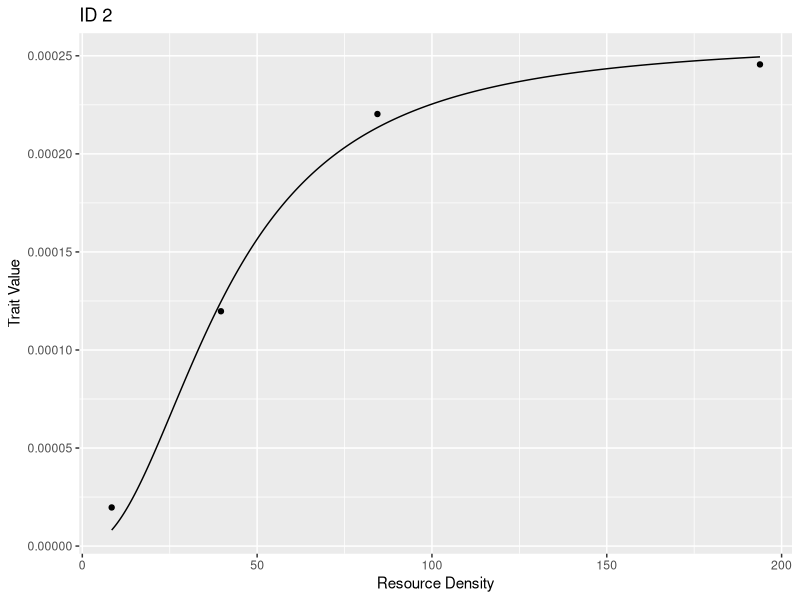
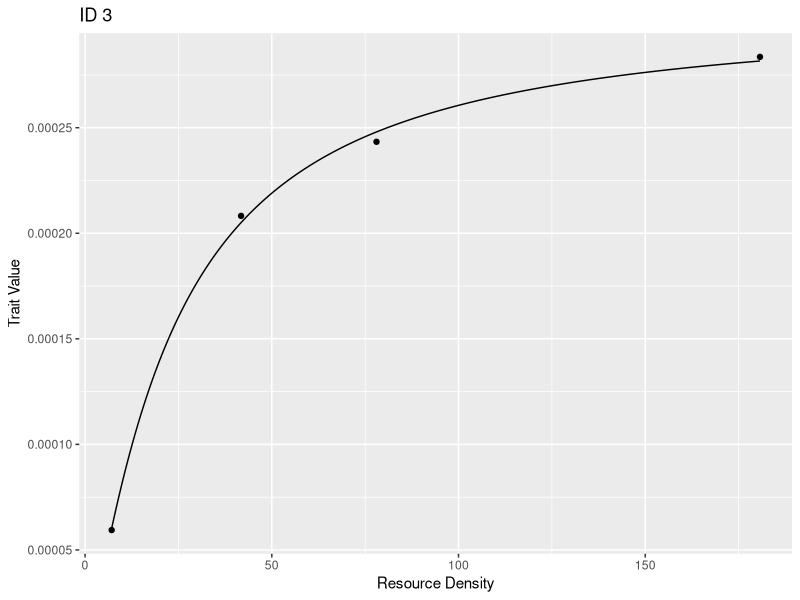
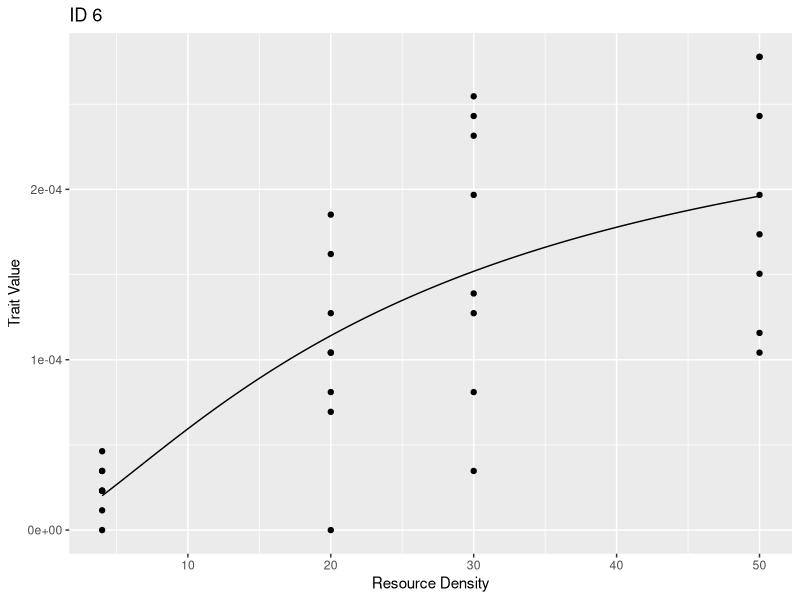
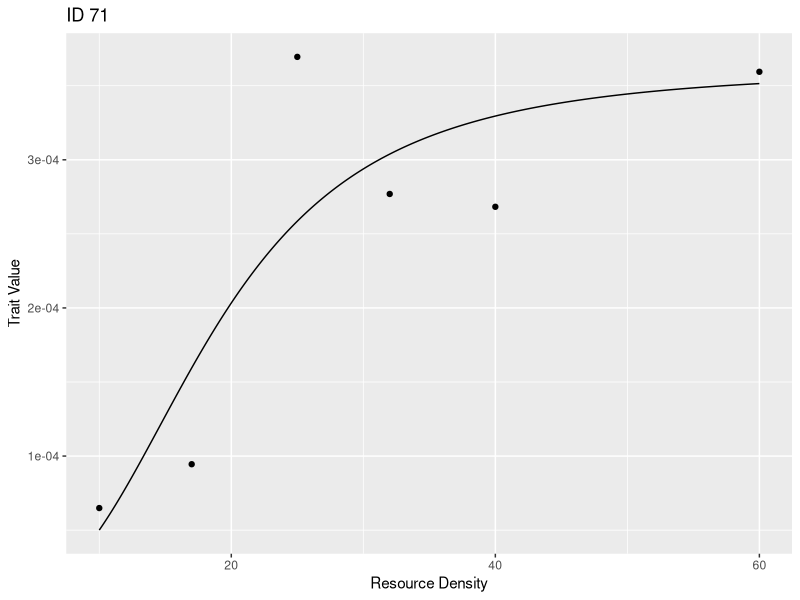
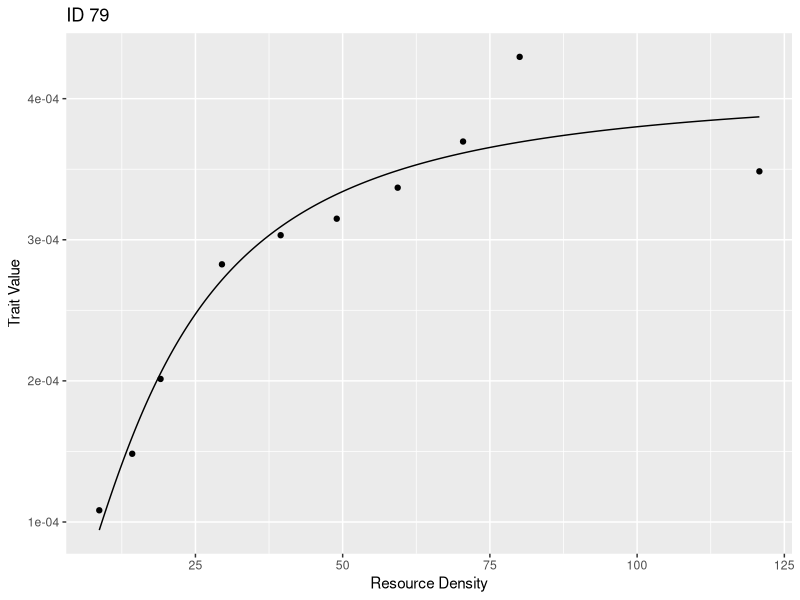
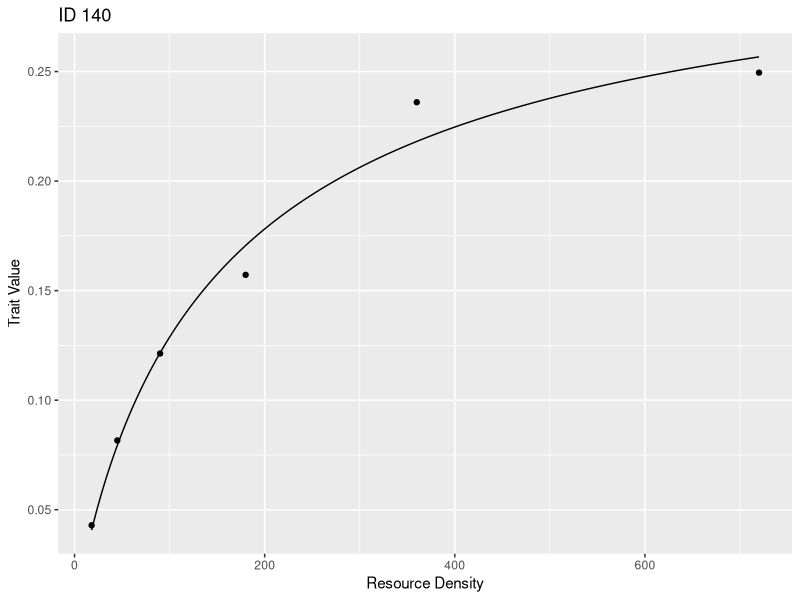
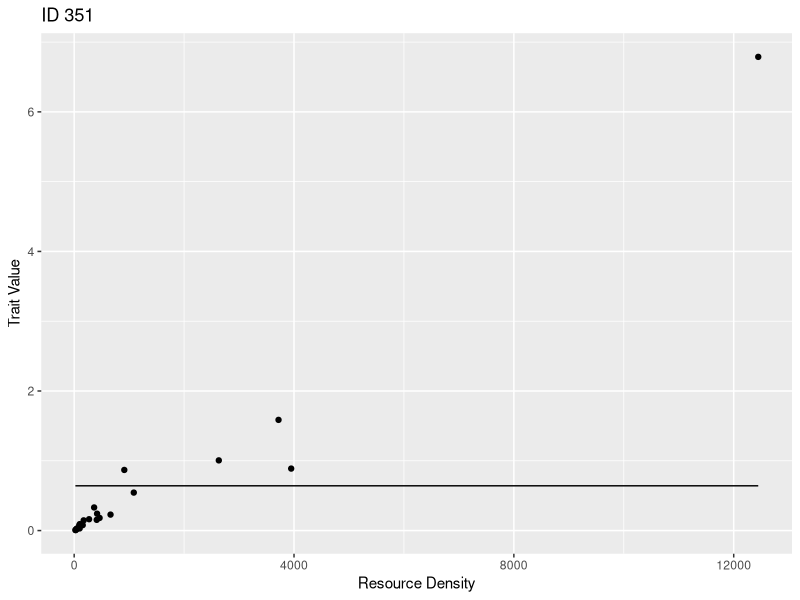
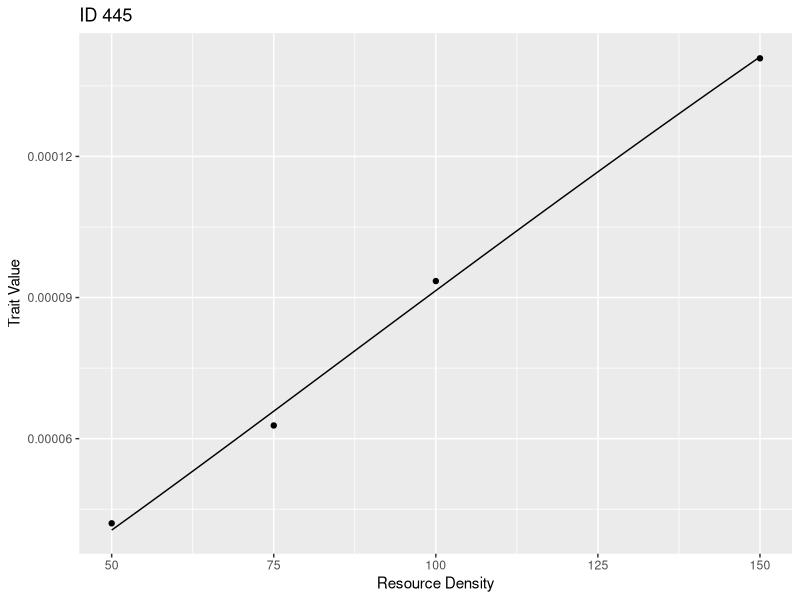

The R script that drew these images, in order:
################# PLotting Data and Fits ####################

# load packages
library(ggplot2)

# define Holling function to plotting
GFR <- function (a, q, h, x) {
  return (a * (x ^ (q + 1)) / (1 + h * a * (x) ^ (q + 1)))
}

fits <- read.csv("../Data/crd_fits_GFR.csv")
fits <- subset(fits, !is.na(fits$Fit_a))
# check which datasets had no polynomial fitted
# nofits <- subset(fits, is.na(fits$Fit_a))
#for (i in dropd_IDs) {
#dropd_IDs <- c(unique(nofits$ID))
#  p <- subset(nofits, nofits$ID == i) # subset and plot the data by ID
#  print(qplot(x = p$log_ResDensity, y = p$log_N_TraitValue,
#              xlab = "log of Resource Density", ylab = "Log of Trait Value",
#              main = paste("ID", i)) +
#        geom_point())
#}
# viewing these datasets, it is unsurprising that a polynomial could not be fitted

IDs <- c(unique(fits$ID))
pdf(paste("../Results/Explore_Plots/GFRIDs.pdf"),
    8, 4.5, onefile = TRUE) # save all plots to one pdf
for (i in IDs) {
  p <- subset(fits, fits$ID == i) # subset and plot the data by ID
  x <- seq(min(p$ResDensity), max(p$ResDensity), (max(p$ResDensity) - min(p$ResDensity))/1000) 
  y <- GFR(p$Fit_a[1], p$Fit_q[1], p$Fit_h[1], x)
  data_to_plot <- data.frame(x, y)
  print(ggplot(aes(x = ResDensity,
                   y = N_TraitValue),
                   data = p) +
          xlab("Resource Density") + 
          ylab("Trait Value") +
          ggtitle(paste("ID", i)) +
          geom_point() +
          geom_line(data = data_to_plot, 
                    mapping = aes(x, y)))
}
dev.off()

